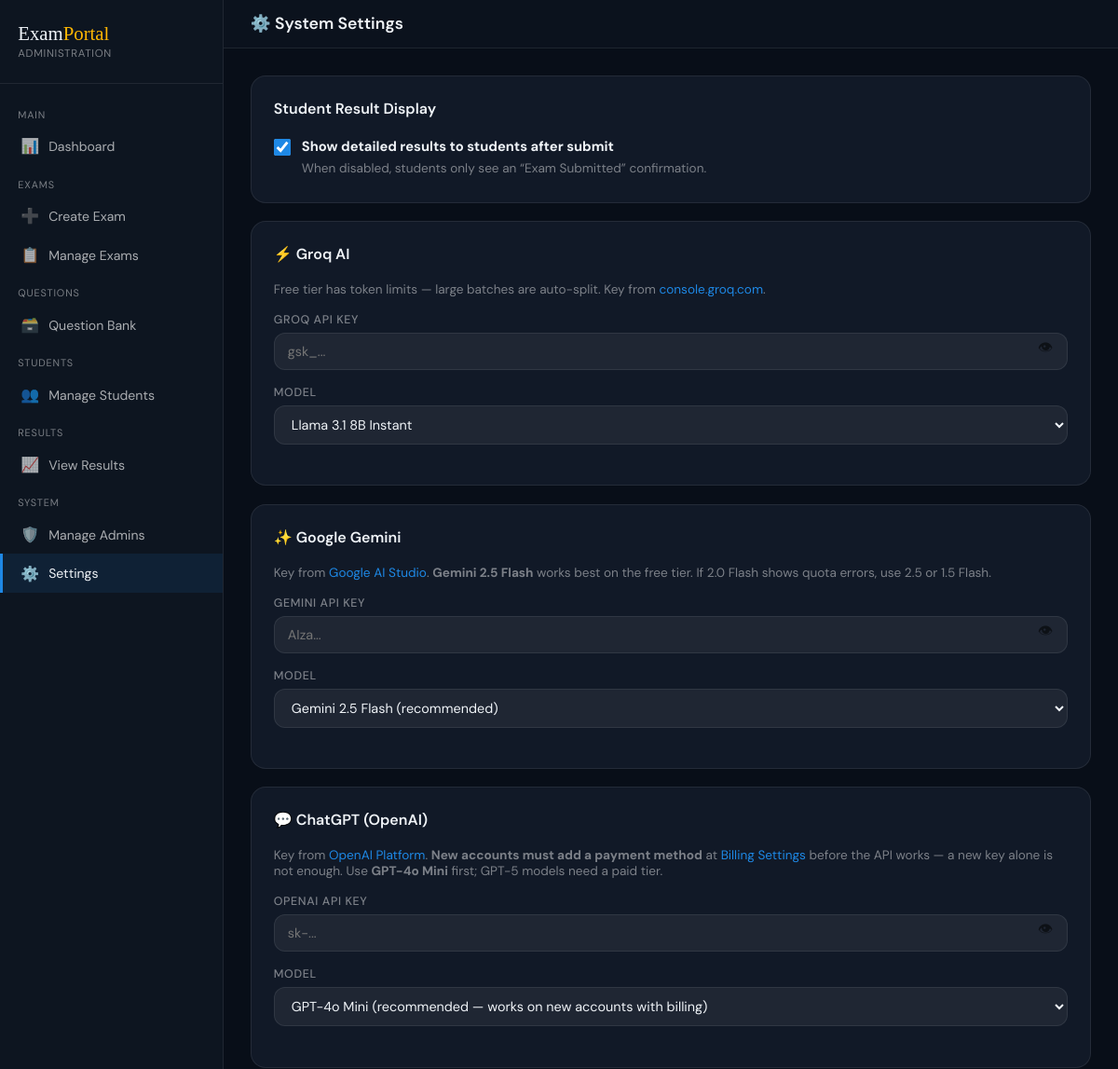
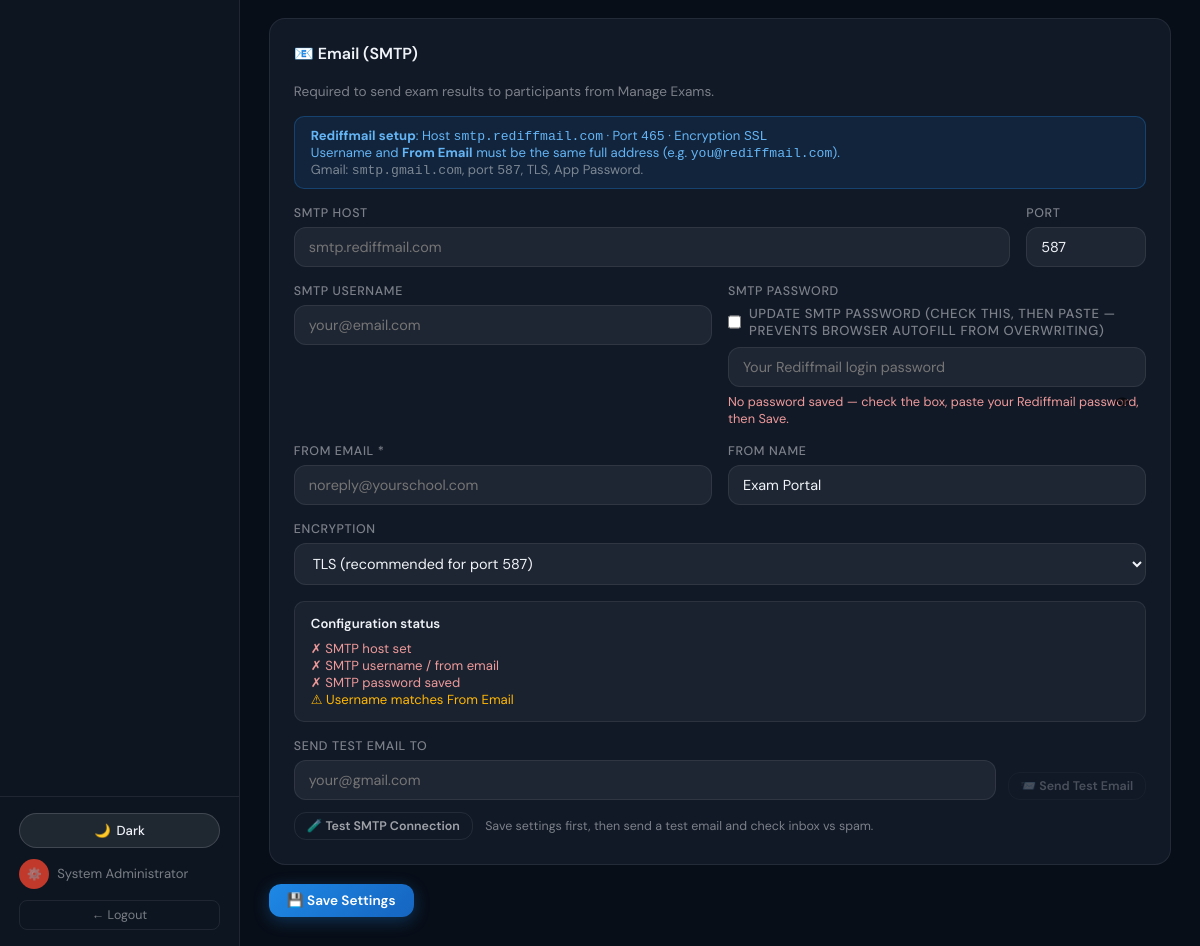
Screenshot of /admin/settings.php (signed in) with the database file from the repository (2 pictures, top to bottom).
### tables this page shows
CREATE TABLE IF NOT EXISTS app_settings (
    setting_key VARCHAR(100) PRIMARY KEY,
    setting_value TEXT,
    updated_at TIMESTAMP DEFAULT CURRENT_TIMESTAMP ON UPDATE CURRENT_TIMESTAMP
);

### includes/settings.php (called while the page is built, shortened)
<?php
function ensureAppSettingsTable(mysqli $db): void
{
    $db->query(
        'CREATE TABLE IF NOT EXISTS app_settings (
            setting_key VARCHAR(100) PRIMARY KEY,
            setting_value TEXT,
            updated_at TIMESTAMP DEFAULT CURRENT_TIMESTAMP ON UPDATE CURRENT_TIMESTAMP
        )'
    );
    $defaults = [
        'show_student_results' => '1',
        'groq_api_key'         => '',
        'groq_api_model'       => 'llama-3.1-8b-instant',
        'gemini_api_key'       => '',
        'gemini_api_model'     => 'gemini-2.5-flash',
        'openai_api_key'       => '',
        'openai_api_model'     => 'gpt-4o-mini',
        'smtp_host'            => '',
        'smtp_port'            => '587',
        'smtp_user'            => '',
        'smtp_pass'            => '',
        'smtp_from_email'      => '',
        'smtp_from_name'       => 'Exam Portal',
        'smtp_encryption'      => 'tls',
    ];
    foreach ($defaults as $key => $value) {
        $stmt = $db->prepare('INSERT IGNORE INTO app_settings (setting_key, setting_value) VALUES (?, ?)');
    }
}
function getAppSetting(mysqli $db, string $key, string $default = ''): string
{
    $stmt = $db->prepare('SELECT setting_value FROM app_settings WHERE setting_key = ?');
    $stmt->bind_param('s', $key);
    $stmt->execute();
    $row = $stmt->get_result()->fetch_assoc();
    return $row ? (string) $row['setting_value'] : $default;
}
function getDefaultGeminiModel(): string
{
    return 'gemini-2.5-flash';
}
function getGeminiModelOptions(): array
{
    return [
        'gemini-2.5-flash'      => 'Gemini 2.5 Flash (recommended)',
        'gemini-1.5-flash'      => 'Gemini 1.5 Flash',
        'gemini-2.0-flash-lite' => 'Gemini 2.0 Flash Lite',
        'gemini-2.0-flash'      => 'Gemini 2.0 Flash (quota limited)',
        'gemini-1.5-pro'        => 'Gemini 1.5 Pro',
    ];
}
function getDefaultOpenAIModel(): string
{
    return 'gpt-4o-mini';
}
function getOpenAIModelOptions(): array
{
    return [
        'gpt-4o-mini'   => 'GPT-4o Mini (recommended — works on new accounts with billing)',
        'gpt-4o'        => 'GPT-4o',
        'gpt-3.5-turbo' => 'GPT-3.5 Turbo',
        'gpt-5.4-mini'  => 'GPT-5.4 Mini (paid tier only)',
        'gpt-5.4'       => 'GPT-5.4 (paid tier only)',
        'gpt-5.5'       => 'GPT-5.5 (paid tier only)',
    ];
}

### includes/mail.php (called while the page is built, shortened)
<?php
require_once __DIR__ . '/settings.php';
function isGmailSmtpHost(string $host): bool
{
    return stripos($host, 'gmail.com') !== false;
}
function normalizeSmtpPassword(string $password, ?string $smtpHost = null): string
{
    $password = trim($password);
    return $password;
}
function getSmtpConfig(mysqli $db, ?string $passwordOverride = null): array
{
    $from = strtolower(trim(getAppSetting($db, 'smtp_from_email')));
    $user = strtolower(trim(getAppSetting($db, 'smtp_user')));
    $host = trim(getAppSetting($db, 'smtp_host'));
    $pass = $passwordOverride !== null
        ? normalizeSmtpPassword($passwordOverride, $host)
        : normalizeSmtpPassword(getAppSetting($db, 'smtp_pass'), $host);
    return [
        'host'       => $host,
        'port'       => (int) getAppSetting($db, 'smtp_port', '587'),
        'user'       => $user,
        'pass'       => $pass,
        'from_email' => $from,
        'from_name'  => getAppSetting($db, 'smtp_from_name', 'Exam Portal'),
        'encryption' => getAppSetting($db, 'smtp_encryption', 'tls'),
    ];
}
function isSmtpConfigured(mysqli $db): bool
{
    $cfg = getSmtpConfig($db);
    return $cfg['host'] !== ''
        && $cfg['from_email'] !== ''
        && $cfg['user'] !== ''
        && $cfg['pass'] !== '';
}

### admin/settings.php (the view, shortened to what this page needs)
<?php
require_once __DIR__ . '/../includes/auth.php';
require_once __DIR__ . '/../includes/mail.php';
$db = getDB();
$showResults  = getAppSetting($db, 'show_student_results', '1') === '1';
$groqKey      = getAppSetting($db, 'groq_api_key');
$groqModel    = getAppSetting($db, 'groq_api_model', 'llama-3.1-8b-instant');
$geminiKey    = getAppSetting($db, 'gemini_api_key');
$geminiModel  = getAppSetting($db, 'gemini_api_model', getDefaultGeminiModel());
$openaiKey    = getAppSetting($db, 'openai_api_key');
$openaiModel  = getAppSetting($db, 'openai_api_model', getDefaultOpenAIModel());
$smtpHost     = getAppSetting($db, 'smtp_host');
$smtpPort     = getAppSetting($db, 'smtp_port', '587');
$smtpUser     = getAppSetting($db, 'smtp_user');
$smtpPass     = getAppSetting($db, 'smtp_pass');
$smtpFrom     = getAppSetting($db, 'smtp_from_email');
$smtpFromName = getAppSetting($db, 'smtp_from_name', 'Exam Portal');
$smtpEnc      = getAppSetting($db, 'smtp_encryption', 'tls');
$smtpIsGmail  = isGmailSmtpHost($smtpHost);
$smtpReady    = isSmtpConfigured($db);
$smtpUserOk   = $smtpUser !== '' || $smtpFrom !== '';
$smtpEmailMatch = $smtpFrom !== '' && $smtpUser !== ''
    && strtolower($smtpUser) === strtolower($smtpFrom);
$adminEmail = $_SESSION['admin_email'] ?? $smtpFrom;
include __DIR__ . '/layout_head.php';
?>
<div class="content">
  <div class="topbar">
    <div class="page-title">⚙️ System Settings</div>
  </div>
  <div class="page-body">
    <form method="POST">
      <div class="card" style="margin-bottom:1.2rem">
        <div class="card-header">
          <div class="card-title">Student Result Display</div>
        </div>
        <label style="display:flex;align-items:flex-start;gap:12px;cursor:pointer;font-size:.92rem;line-height:1.6">
          <input type="checkbox" name="show_student_results" value="1" <?= $showResults ? 'checked' : '' ?>
                 style="width:18px;height:18px;margin-top:3px;accent-color:var(--sky)">
          <span>
            <strong>Show detailed results to students after submit</strong><br>
            <span style="color:var(--muted);font-size:.85rem">
              When disabled, students only see an “Exam Submitted” confirmation.
            </span>
          </span>
        </label>
      </div>
      <div class="card" style="margin-bottom:1.2rem">
        <div class="card-header">
          <div class="card-title">⚡ Groq AI</div>
        </div>
        <p style="color:var(--muted);font-size:.85rem;margin-bottom:1rem">
          Free tier has token limits — large batches are auto-split. Key from
          <a href="https://console.groq.com" target="_blank" rel="noopener" style="color:var(--sky)">console.groq.com</a>.
        </p>
        <div class="form-group" style="margin-bottom:1rem">
          <label>Groq API Key</label>
          <input class="form-control" type="password" name="groq_api_key" value="<?= htmlspecialchars($groqKey) ?>"
                 placeholder="gsk_..." autocomplete="off">
        </div>
        <div class="form-group">
          <label>Model</label>
          <select class="form-control" name="groq_api_model">
            <?php foreach ([
                'llama-3.1-8b-instant' => 'Llama 3.1 8B Instant',
                'llama-3.3-70b-versatile' => 'Llama 3.3 70B Versatile',
                'llama3-8b-8192' => 'Llama 3 8B',
            ] as $val => $label): ?>
            <option value="<?= $val ?>" <?= $groqModel === $val ? 'selected' : '' ?>><?= $label ?></option>
            <?php endforeach; ?>
          </select>
        </div>
      </div>
      <div class="card" style="margin-bottom:1.2rem">
        <div class="card-header">
          <div class="card-title">✨ Google Gemini</div>
        </div>
        <p style="color:var(--muted);font-size:.85rem;margin-bottom:1rem">
          Key from <a href="https://aistudio.google.com/apikey" target="_blank" rel="noopener" style="color:var(--sky)">Google AI Studio</a>.
          <strong>Gemini 2.5 Flash</strong> works best on the free tier. If 2.0 Flash shows quota errors, use 2.5 or 1.5 Flash.
        </p>
        <div class="form-group" style="margin-bottom:1rem">
          <label>Gemini API Key</label>
          <input class="form-control" type="password" name="gemini_api_key" value="<?= htmlspecialchars($geminiKey) ?>"
                 placeholder="AIza..." autocomplete="off">
        </div>
        <div class="form-group">
          <label>Model</label>
          <select class="form-control" name="gemini_api_model">
            <?php foreach (getGeminiModelOptions() as $val => $label): ?>
            <option value="<?= $val ?>" <?= $geminiModel === $val ? 'selected' : '' ?>><?= $label ?></option>
            <?php endforeach; ?>
          </select>
        </div>
      </div>
      <div class="card" style="margin-bottom:1.2rem">
        <div class="card-header">
          <div class="card-title">💬 ChatGPT (OpenAI)</div>
        </div>
        <p style="color:var(--muted);font-size:.85rem;margin-bottom:1rem">
          Key from <a href="https://platform.openai.com/api-keys" target="_blank" rel="noopener" style="color:var(--sky)">OpenAI Platform</a>.
          <strong>New accounts must add a payment method</strong> at
          <a href="https://platform.openai.com/settings/billing" target="_blank" rel="noopener" style="color:var(--sky)">Billing Settings</a>
          before the API works — a new key alone is not enough. Use <strong>GPT-4o Mini</strong> first; GPT-5 models need a paid tier.
        </p>
        <div class="form-group" style="margin-bottom:1rem">
          <label>OpenAI API Key</label>
          <input class="form-control" type="password" name="openai_api_key" value="<?= htmlspecialchars($openaiKey) ?>"
                 placeholder="sk-..." autocomplete="off">
        </div>
        <div class="form-group">
          <label>Model</label>
          <select class="form-control" name="openai_api_model">
            <?php foreach (getOpenAIModelOptions() as $val => $label): ?>
            <option value="<?= $val ?>" <?= $openaiModel === $val ? 'selected' : '' ?>><?= $label ?></option>
            <?php endforeach; ?>
          </select>
        </div>
      </div>
      <div class="card" style="margin-bottom:1.2rem">
        <div class="card-header">
          <div class="card-title">📧 Email (SMTP)</div>
        </div>
        <p style="color:var(--muted);font-size:.85rem;margin-bottom:1rem">
          Required to send exam results to participants from Manage Exams.
        </p>
        <div class="alert alert-info" style="font-size:.82rem;margin-bottom:1rem">
          <strong>Rediffmail setup</strong>: Host <code>smtp.rediffmail.com</code> · Port <code>465</code> · Encryption <code>SSL</code><br>
          Username and <strong>From Email</strong> must be the same full address (e.g. <code>you@rediffmail.com</code>).<br>
          <span style="color:var(--muted)">Gmail: <code>smtp.gmail.com</code>, port <code>587</code>, TLS, App Password.</span>
        </div>
        <div class="form-row" style="display:grid;grid-template-columns:1fr 120px;gap:1rem;margin-bottom:1rem">
          <div class="form-group" style="margin:0">
            <label>SMTP Host</label>
            <input class="form-control" type="text" name="smtp_host" value="<?= htmlspecialchars($smtpHost) ?>"
                   placeholder="smtp.rediffmail.com">
          </div>
          <div class="form-group" style="margin:0">
            <label>Port</label>
            <input class="form-control" type="number" name="smtp_port" value="<?= htmlspecialchars($smtpPort) ?>" min="1" max="65535">
          </div>
        </div>
        <div class="form-row" style="display:grid;grid-template-columns:1fr 1fr;gap:1rem;margin-bottom:1rem">
          <div class="form-group" style="margin:0">
            <label>SMTP Username</label>
            <input class="form-control" type="text" name="smtp_user" value="<?= htmlspecialchars($smtpUser) ?>"
                   placeholder="your@email.com" autocomplete="off">
          </div>
          <div class="form-group" style="margin:0">
            <label>SMTP Password</label>
            <label style="display:flex;align-items:center;gap:8px;margin:0 0 8px;font-size:.82rem;cursor:pointer">
              <input type="checkbox" name="update_smtp_pass" value="1" id="updateSmtpPass"
                     style="width:16px;height:16px;accent-color:var(--sky)">
              <span>Update SMTP Password (check this, then paste — prevents browser autofill from overwriting)</span>
            </label>
            <input class="form-control" type="password" name="smtp_pass" id="smtpPassInput" value=""
                   placeholder="<?= $smtpIsGmail ? '16-letter Gmail App Password' : 'Your Rediffmail login password' ?>"
                   autocomplete="new-password" autocorrect="off" autocapitalize="off" spellcheck="false" readonly
                   data-form-type="other">
            <?php if ($smtpPass !== ''): ?>
            <div style="margin-top:6px;font-size:.8rem;color:#81c784;display:flex;align-items:center;gap:6px">
              <span>✓</span>
              <span>Password saved. To replace: check the box above, paste your <?= $smtpIsGmail ? 'App Password' : 'Rediffmail password' ?>, then Save.</span>
            </div>
            <?php else: ?>
            <div style="margin-top:6px;font-size:.8rem;color:#ef9a9a">No password saved — check the box, paste your Rediffmail password, then Save.</div>
            <?php endif; ?>
          </div>
        </div>
        <div class="form-row" style="display:grid;grid-template-columns:1fr 1fr;gap:1rem;margin-bottom:1rem">
          <div class="form-group" style="margin:0">
            <label>From Email *</label>
            <input class="form-control" type="email" name="smtp_from_email" value="<?= htmlspecialchars($smtpFrom) ?>"
                   placeholder="noreply@yourschool.com">
          </div>
          <div class="form-group" style="margin:0">
            <label>From Name</label>
            <input class="form-control" type="text" name="smtp_from_name" value="<?= htmlspecialchars($smtpFromName) ?>">
          </div>
        </div>
        <div class="form-group" style="margin-bottom:1rem">
          <label>Encryption</label>
          <select class="form-control" name="smtp_encryption">
            <option value="tls" <?= $smtpEnc === 'tls' ? 'selected' : '' ?>>TLS (recommended for port 587)</option>
          </select>
        </div>
        <div style="background:rgba(255,255,255,.04);border:1px solid var(--border);border-radius:10px;padding:.8rem 1rem;margin-bottom:1rem;font-size:.82rem">
          <div style="font-weight:600;margin-bottom:.5rem">Configuration status</div>
          <div style="color:<?= $smtpHost ? '#81c784' : '#ef9a9a' ?>"><?= $smtpHost ? '✓' : '✗' ?> SMTP host set</div>
          <div style="color:<?= $smtpUserOk ? '#81c784' : '#ef9a9a' ?>"><?= $smtpUserOk ? '✓' : '✗' ?> SMTP username / from email</div>
          <div style="color:<?= $smtpPass !== '' ? '#81c784' : '#ef9a9a' ?>"><?= $smtpPass !== '' ? '✓' : '✗' ?> SMTP password saved</div>
          <div style="color:<?= ($smtpEmailMatch || ($smtpUser === '' && $smtpFrom !== '')) ? '#81c784' : '#ffb703' ?>">
            <?= ($smtpEmailMatch || ($smtpUser === '' && $smtpFrom !== '')) ? '✓' : '⚠' ?>
            Username matches From Email<?= !$smtpEmailMatch && $smtpUser && $smtpFrom ? ' — they should be the same address' : '' ?>
          </div>
        </div>
        <div class="form-row" style="display:grid;grid-template-columns:1fr auto;gap:.75rem;align-items:end;margin-bottom:.75rem">
          <div class="form-group" style="margin:0">
            <label>Send test email to</label>
            <input class="form-control" type="email" name="test_email_to" value="<?= htmlspecialchars($adminEmail) ?>"
                   placeholder="your@gmail.com" <?= $smtpReady ? '' : 'disabled' ?>>
          </div>
          <button type="submit" formaction="settings.php" class="btn btn-outline btn-sm" formmethod="POST"
                  name="test_smtp_email" value="1" <?= $smtpReady ? '' : 'disabled' ?>
                  onclick="return confirm('Send a test email with current saved SMTP settings?')">
            📨 Send Test Email
          </button>
        </div>
        <button type="submit" formaction="settings.php" class="btn btn-outline btn-sm" formmethod="POST" name="test_smtp" value="1"
                style="margin-right:.5rem" onclick="return confirm('Test SMTP login with current settings?')">
          🧪 Test SMTP Connection
        </button>
        <span style="font-size:.78rem;color:var(--muted)">Save settings first, then send a test email and check inbox vs spam.</span>
      </div>
      <button type="submit" class="btn btn-primary">💾 Save Settings</button>
    </form>
  </div>
</div>
</div>
</body></html>

### rows the page displays
app_settings: setting_value "☑"
app_settings: groq_api_model "Llama 3.1 8B Instant"
app_settings: gemini_api_model "Gemini 2.5 Flash (recommended)"
app_settings: openai_api_model "GPT-4o Mini (recommended — works on new accounts with billing)"

### other values shown
$_SESSION['admin_name'] "System Administrator"
